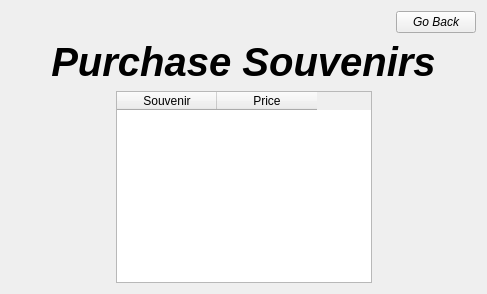
      <widget class="QWidget" name="page_purchases">
       <layout class="QGridLayout" name="gridLayout_7">
        <item row="1" column="1">
         <layout class="QHBoxLayout" name="horizontalLayout_12">
          <item>
           <spacer name="horizontalSpacer_20">
            <property name="orientation">
             <enum>Qt::Horizontal</enum>
            </property>
            <property name="sizeHint" stdset="0">
             <size>
              <width>40</width>
              <height>20</height>
             </size>
            </property>
           </spacer>
          </item>
          <item>
           <widget class="QLabel" name="purchasePg_label_TOP">
            <property name="font">
             <font>
              <pointsize>30</pointsize>
              <weight>75</weight>
              <italic>true</italic>
              <bold>true</bold>
              <underline>false</underline>
             </font>
            </property>
            <property name="text">
             <string>Purchase Souvenirs</string>
            </property>
            <property name="alignment">
             <set>Qt::AlignCenter</set>
            </property>
           </widget>
          </item>
          <item>
           <spacer name="horizontalSpacer_21">
            <property name="orientation">
             <enum>Qt::Horizontal</enum>
            </property>
            <property name="sizeHint" stdset="0">
             <size>
              <width>40</width>
              <height>20</height>
             </size>
            </property>
           </spacer>
          </item>
         </layout>
        </item>
        <item row="0" column="1">
         <layout class="QHBoxLayout" name="horizontalLayout_37">
          <item>
           <spacer name="horizontalSpacer_39">
            <property name="orientation">
             <enum>Qt::Horizontal</enum>
            </property>
            <property name="sizeHint" stdset="0">
             <size>
              <width>40</width>
              <height>20</height>
             </size>
            </property>
           </spacer>
          </item>
          <item>
           <widget class="QPushButton" name="purchasePg_btn_goBack">
            <property name="font">
             <font>
              <italic>true</italic>
             </font>
            </property>
            <property name="text">
             <string>Go Back</string>
            </property>
            <property name="autoDefault">
             <bool>true</bool>
            </property>
           </widget>
          </item>
         </layout>
        </item>
        <item row="2" column="1">
         <layout class="QHBoxLayout" name="horizontalLayout_27">
          <item>
           <spacer name="horizontalSpacer_54">
            <property name="orientation">
             <enum>Qt::Horizontal</enum>
            </property>
            <property name="sizeHint" stdset="0">
             <size>
              <width>40</width>
              <height>20</height>
             </size>
            </property>
           </spacer>
          </item>
          <item>
           <widget class="QTableWidget" name="purchasePg_tableWidget">
            <column>
             <property name="text">
              <string>Souvenir</string>
             </property>
            </column>
            <column>
             <property name="text">
              <string>Price</string>
             </property>
            </column>
           </widget>
          </item>
          <item>
           <spacer name="horizontalSpacer_55">
            <property name="orientation">
             <enum>Qt::Horizontal</enum>
            </property>
            <property name="sizeHint" stdset="0">
             <size>
              <width>40</width>
              <height>20</height>
             </size>
            </property>
           </spacer>
          </item>
         </layout>
        </item>
       </layout>
      </widget>
